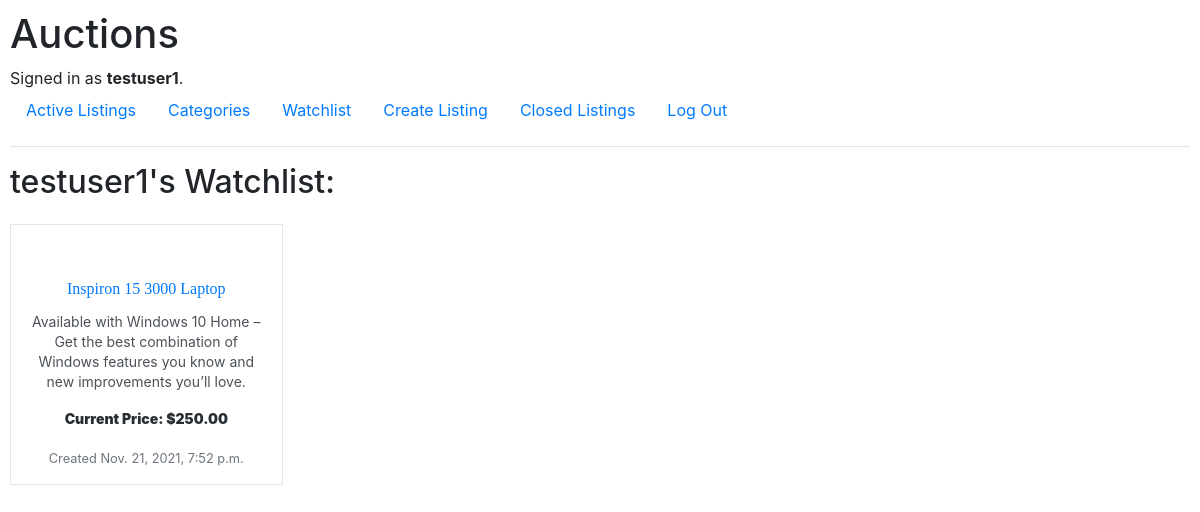
The app's page /watchlist (signed in) with its own data.
### auctions/models.py (models this page shows, shortened)
class User(AbstractUser):
    pass

class Listing(models.Model):
    title = models.CharField(max_length=255, default=None)
    description = models.CharField(max_length=255, default=None)
    starting_bid = models.DecimalField(max_digits=6, decimal_places=2)
    current_bid = models.DecimalField(max_digits=6, decimal_places=2, blank=True, null=True, default=None)
    category = models.ForeignKey(Category, on_delete=models.CASCADE, blank=True, null=True, default=None)
    img_url = models.CharField(blank=True, max_length=255, default="https://image.shutterstock.com/image-vector/no-image-available-sign-internet-600w-261719003.jpg")
    date = models.DateTimeField(default=timezone.now)
    author = models.ForeignKey(User, on_delete=models.CASCADE, blank=True, null=True, related_name="author")
    watcher = models.ManyToManyField(User, blank=True, related_name="watchlist")
    buyer = models.ForeignKey(User, on_delete=models.CASCADE, null=True, blank=True, default=None)
    is_active = models.BooleanField(default=True)

### auctions/views.py (the view)
# urls.py: path("watchlist", views.watchlist, name="watchlist"),
@login_required
def watchlist(request):
    user = request.user
    listing = user.watchlist.filter(is_active=True)
    data = {
        'listing': listing,
        }
    return render(request, "auctions/watchlist.html", data)

### auctions/templates/auctions/watchlist.html (shortened to what this page needs)
{% extends "auctions/layout.html" %}
{% block body %}
<h2>{{ user }}'s Watchlist:</h2>
{% if not user.watchlist.all %}
  Empty...
{% else %}
  <div class="row">
  {% for listing in listing %}
    <div class="col-lg-3 col-sm-6">
      <div class="goods-card">
        <h5 class="goods-title">
          <a href="{% url 'listing' listing_id=listing.id %}"
            >{{ listing.title }}</a>
        </h5>
        <p class="goods-description">{{ listing.description }}</p>
        {% if listing.current_bid == None %}
          <p class="goods-price">Current Price: &#36;{{ listing.starting_bid }}</p>
          {% else %}
          <p class="goods-price">Current price: &#36;{{ listing.current_bid }}</p>
        {% endif %}
        <small class="text-muted">Created {{ listing.date }}</small>
      </div>
    </div>
  {% endfor %}
{% endif %}
</div>
{% endblock %}

### auctions/templates/auctions/layout.html (shortened to what this page needs)
{% load static %}
<!DOCTYPE html>
<html lang="en">
  <head>
    <link
      rel="stylesheet"
      href="https://stackpath.bootstrapcdn.com/bootstrap/4.4.1/css/bootstrap.min.css"
    />
    <link href="{% static 'auctions/style.css' %}" rel="stylesheet" />
  </head>
  <body>
    <h1>Auctions</h1>
    <div>
      {% if user.is_authenticated %} Signed in as
      <strong>{{ user.username }}</strong>. {% else %} Not signed in {% endif %}
    </div>
    <ul class="nav">
      <li class="nav-item">
        <a class="nav-link" href="{% url 'index' %}">Active Listings</a>
      </li>
      {% if user.is_authenticated %}
      <li class="nav-item">
        <a class="nav-link" href="{% url 'category' %}">Categories</a>
      </li>
      <li class="nav-item">
        <a class="nav-link" href="{% url 'watchlist' %}">Watchlist
        </a>
      </li>
      <li class="nav-item">
        <a class="nav-link" href="{% url 'create' %}">Create Listing</a>
      </li>
      <li class="nav-item">
        <a class="nav-link" href="{% url 'closed' %}">Closed Listings</a>
      </li>
      <li class="nav-item">
        <a class="nav-link" href="{% url 'logout' %}">Log Out</a>
      </li>
      {% endif %}
    </ul>
    <hr />
    {% block body %} {% endblock %}
  </body>
</html>

### auctions/static/auctions/style.css (style rules this page uses)
body { padding: 10px; }
.goods-card { position: relative; text-align: center; padding: 15px; margin-top: 15px; border: 1px solid rgba(0,0,0,.1); }
.goods-title { padding-top: 15px; padding-bottom: 5px; font-size: 16px; color: #262d33; font-family: Roboto Slab, serif; }
.goods-description { color: #4b5157; font-size: 14px; line-height: 20px; }
.goods-price { color: #262d33; font-size: 14px; font-weight: 900; }

### records on screen
User: username "testuser1"
Listing: title "Inspiron 15 3000 Laptop", description "Available with Windows 10 Home – Get the best combination of Windows features you know and new improvements you’ll love.", starting_bid "250.00", date "Nov. 21, 2021, 7:52 p.m."
